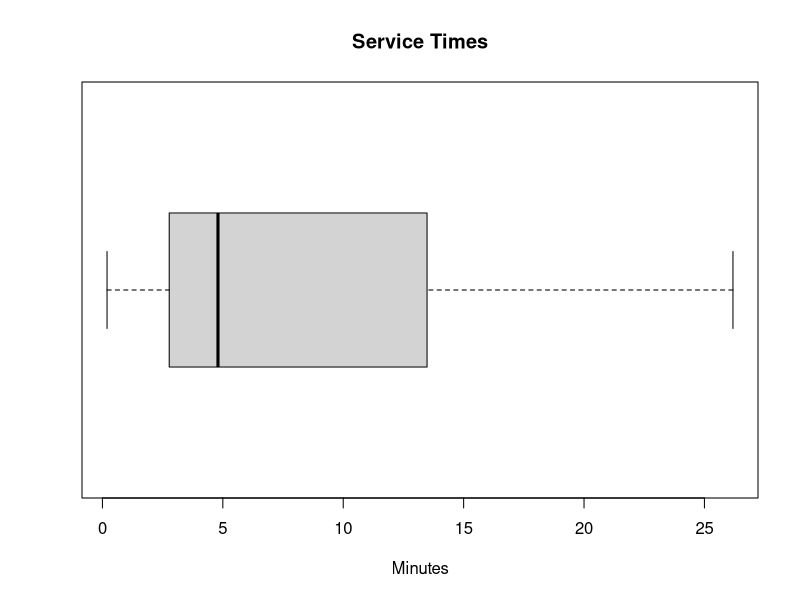
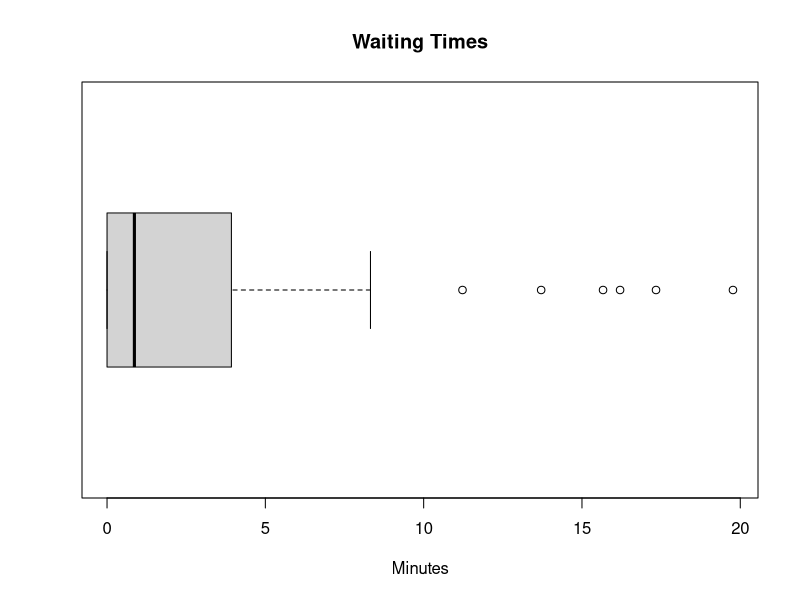
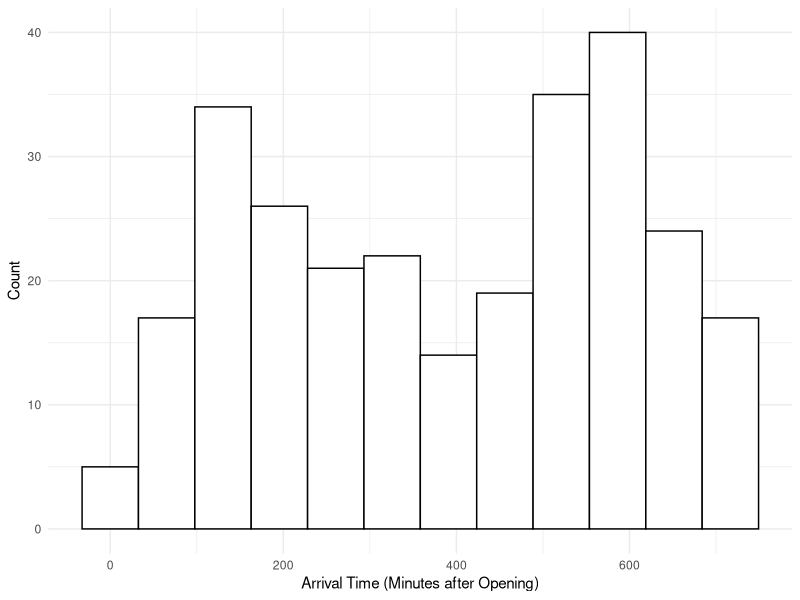
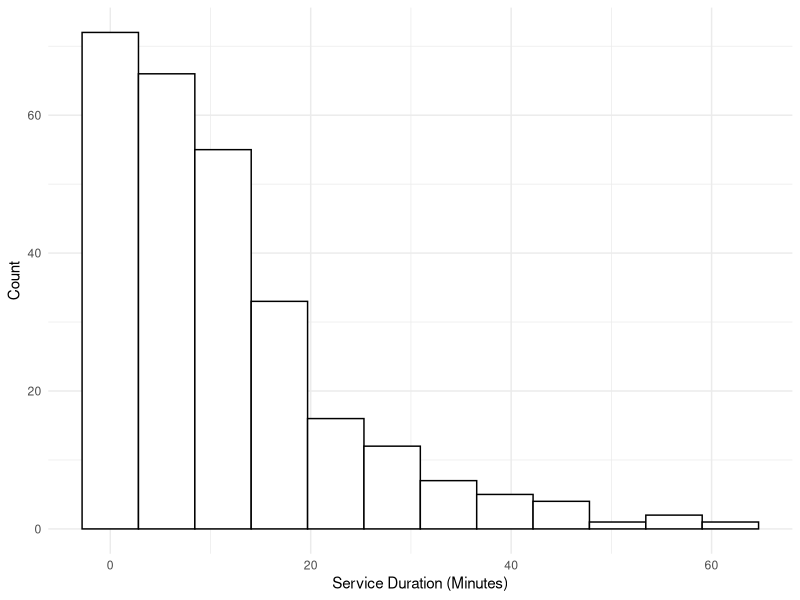
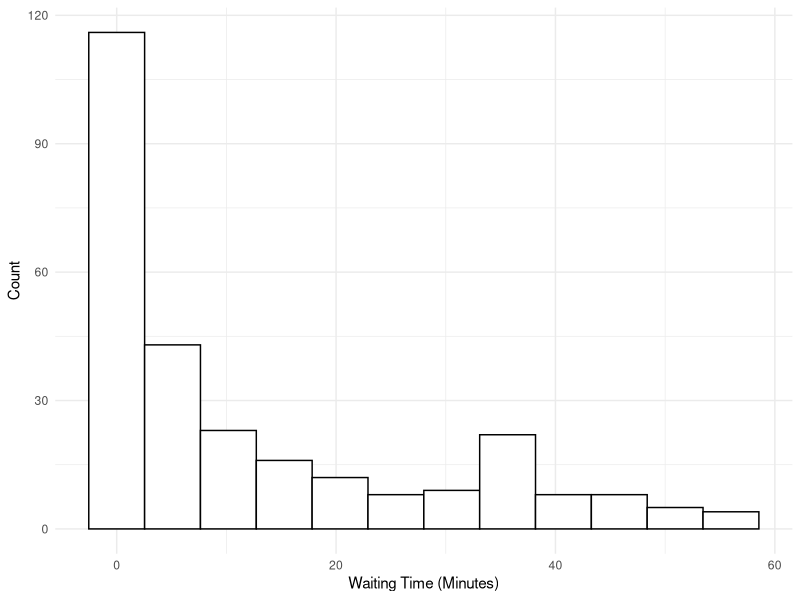
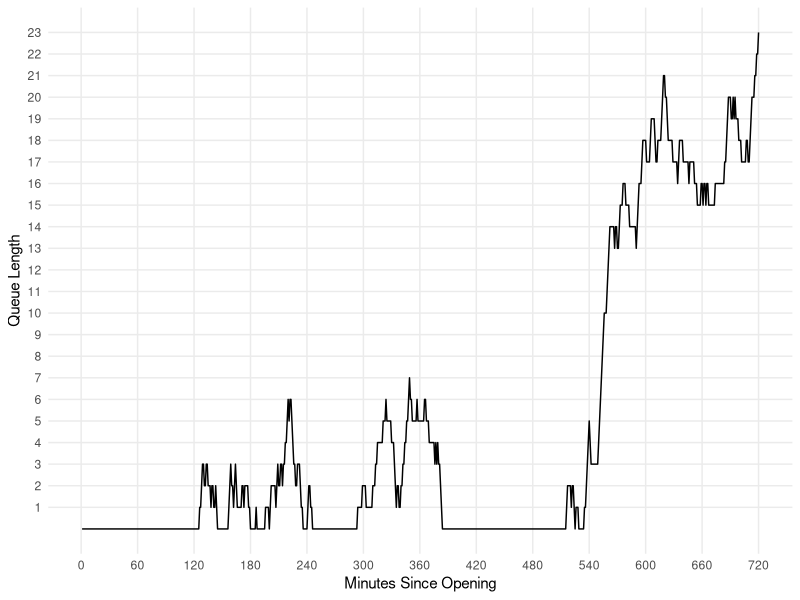
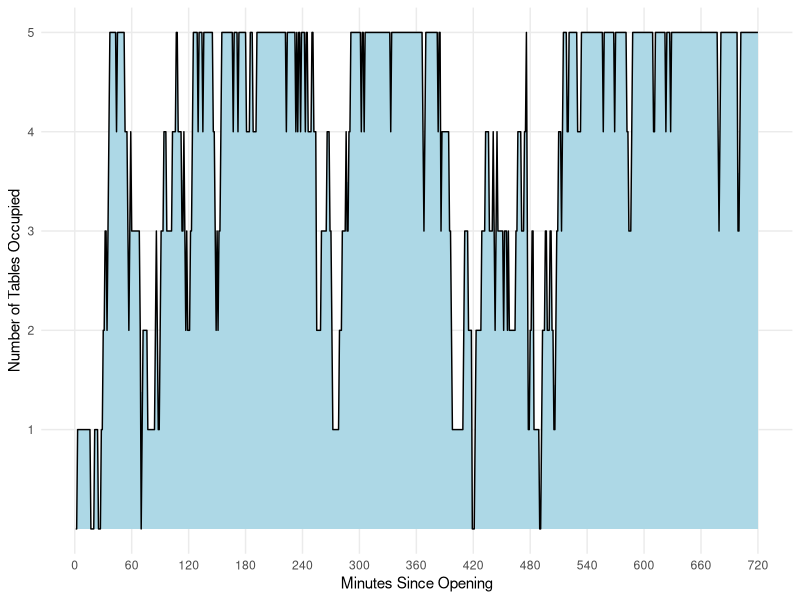

These charts were generated, in order, by the following R code:
## ---- chunk 1
library(tidyverse)

# simulating the arrival times of customers throughout the day

# Poisson process (lambda = 5)
# Tk= arrival time of the kth customer
# Wk= time between the k-1th customer arrival and the kth customer arrival where Wk ~ Pois(lambda)

# set parameter
lambdaA <- 5 # in units: customers per hour
opening_time <- hm("10:00")
closing_time <- hm("22:00")
hours <- hour(closing_time) - hour(opening_time) # operating hours: 10am to 10pm
total_time <- hours*60 # operating hours in minutes
lambdaA <- lambdaA/60 # customers per minute
# converting to minutes because our lambda is low, and we can can get greater precision in analyses this way

n <- ceiling(lambdaA*total_time) # max number of customers the store can have throughout the day

# generate W1,..,Wn (calculating the time between the arrival times of 2 customers)
W_sample <- rexp(n, rate= lambdaA)

# calculate T or the arrival times by summing together the Wi arrival times

T_sample <- numeric(n)

for(i in 1:n) {
  T_sample[i] <- sum(W_sample[1:i])
}

# all possible arrival times of customers throughout the day (X minutes after opening)

# however, the store is only open for 12 hours or 720 minutes so we must get rid of the values that fall outside of the range (go beyond 720)

arrival_times <- T_sample[T_sample <= total_time]

arrival_times

opening_time + minutes(floor(max(arrival_times)))

## ---- chunk 2
# given the output from above, simulate the serving times of customers before they leave

# notice that service time is modeled by exp(6)
lambdaS <- 6 # customers per hour
lambdaS <- lambdaS/60 # customers per minute 

# simulate customer's service time 
# n= only simulating the service time for those where T_sample <= total_time
service_times <- rexp(length(arrival_times), rate= lambdaS)

#these are the serving times for each arriving customer before they leave
service_times 

## ---- chunk 3
boxplot(service_times, horizontal= TRUE, main= "Service Times", xlab= "Minutes")
## ---- chunk 4

# determining waiting times

# for each observation (customer), calculate when the service begins and when it ends 
# serving ends = service begins + service time
# service begins: either when the customer walks in, or when the previous customer leaves (assumes there is a waiting time)

# compare this to the arrival time 
# if arrival time > time service ends then wait time = 0
# but if arrival time < service time ends then wait time = time service ends- arrival time 

# variable initialization
waiting_times <- numeric(length(arrival_times))  # generating times for each customer
service_start <- numeric(length(arrival_times)) 
service_end <- numeric(length(arrival_times))  
current_end <- numeric(0) # service end time for current customer (i)

# iterate over each customer
for (i in 1:length(arrival_times)) {

  # only includes observations where service time > arrival time => which means there is a wait time
  # gets rid of observations where service < arrival time => 0 wait time
  if (length(current_end) > 0) {
    current_end <- current_end[current_end > arrival_times[i]]
  }
  
 if (length(current_end) == 0) {
   # scenario 1: if there is no waiting time, service starts at the customer arrival
    service_start[i] <- arrival_times[i]
  } else {
    # scenario 2: if there is a waiting time, service starts at the end of the previous customer's end time
    service_start[i] <- min(current_end)
  }
  
  # update the service end time for current customer by adding when service starts and how long the service takes
  service_end[i] <- service_start[i] + service_times[i]
  
  # add this service end time to current end services
  current_end <- c(current_end , service_end[i])
  
  # update waiting time
  waiting_times[i] <- service_start[i] - arrival_times[i]
}


scen1_sim_results <- data.frame(
  customer = 1:length(arrival_times),
  arrival_time = arrival_times,
  service_length = service_times,
  service_start = service_start,
  service_end = service_end,
  waiting_time = waiting_times
)

print(head(scen1_sim_results, 15)) # printing first 15 customers

## ---- chunk 5
boxplot(waiting_times, horizontal= TRUE, main= "Waiting Times", xlab= "Minutes")
mean(waiting_times)
## ---- chunk 6
# first, we generate the arrival times similar in scenario 1
lambdaA <- 24 # per hour
opening_time <- hm("10:00")
closing_time <- hm("22:00")
hours <- hour(closing_time) - hour(opening_time)
total_time <- hours*60 # operating hours in minutes
lambdaA <- lambdaA/60 # per minute

n <- ceiling(lambdaA*total_time) # max number of customers
W_sample <- rexp(n, rate= lambdaA)
T_sample <- numeric(n)

for(i in 1:n) {
  T_sample[i] <- sum(W_sample[1:i])
}

arrival_times <- T_sample[T_sample <= total_time]

# next, we generate the service times similar to scenario 1
# make a function to do this
calc_service_times <- function(arrivals, chefs) {
  # Ensure rate is per unit time
  minute_rate = (3*chefs) / 60
  services = rexp(length(arrivals), rate = minute_rate)
  return(services) # in minutes
}
# if we only have one chef
service_times <- calc_service_times(arrivals = arrival_times, chefs = 2)
## ---- chunk 7

tables <- 5
arrival_times_temp <- arrival_times

# number of people in line each minute
queue_size_history <- numeric(total_time)

# number of tables occupied each minute
occupied_tables_history <- rep(0, total_time)

# timer to track remaining waiting time for each table in the restaurant
# each element is one table in the restaurant
# -1 means empty
# otherwise, number of remaining service minutes
tables_timer <- rep(-1, tables)

# the amount of minutes each customer of that day waited
waiting_times <- numeric(0)

# the arrival_times indices of the people currently in line
# in order to know how long their eventual service time will be
queue <- numeric(0)

# an internal counter separate from the time
customers_entered <- 0
for (i in 1:total_time) {
  occupied_tables_history[i+1] = occupied_tables_history[i]
  
  # update the waiting timer for all occupied tables
  tables_timer[tables_timer > 0] <- tables_timer[tables_timer > 0] - 1
  # update the number of available tables in the next minute
  # based on the number of tables who have finished timers
  occupied_tables_history[i+1] = occupied_tables_history[i+1] - sum(tables_timer == 0)
  # mark the finished tables as available tables for the next minute
  tables_timer[tables_timer == 0] <- tables_timer[tables_timer == 0] - 1
  
  # has the next customer arrived?
  if(length(arrival_times_temp) > 0){
    if(arrival_times_temp[1] < i) {
      # if so, add them to the back of the queue
      queue = c(queue, as.integer(customers_entered+1)) # add 1 for 1-indexing
      # remove the 1st element of arrival_times
      arrival_times_temp = arrival_times_temp[-1]
      # start the waiting timer for this customer by appending 0
      waiting_times = c(waiting_times, 0)
      
      customers_entered = customers_entered + 1
    }
  }
  # are any tables currently open and there is a person in line?
  if(occupied_tables_history[i+1] < tables & length(queue) > 0) {
    # if so, then seat the first person in line
    # at the first available table
    for (j in 1:tables) {
      if(tables_timer[j] == -1) {
        # queue[1] has the customer index of the first person in line
        tables_timer[j] = round(service_times[queue[1]])
        break
      }
    }
    # the next minute there will be one more occupied table
    occupied_tables_history[i+1] = occupied_tables_history[i+1] + 1
    # remove the first person in the queue
    queue = queue[-1]
  }
  # update the waiting time for each person in the queue
  for (customer_index in queue) {
    waiting_times[customer_index] = waiting_times[customer_index] + 1
  }
  # keep track of how long the line is at each minute
  queue_size_history[i] = length(queue)
}

occupied_tables_history <- occupied_tables_history[-1]

## ---- chunk 8

scen2_sim_results_by_customer <- data.frame(
  customer = 1:length(arrival_times),
  arrival_time = arrival_times,
  service_length = service_times,
  waiting_time = waiting_times
)

scen2_sim_results_by_customer |>
  ggplot(aes(x = arrival_time)) +
  geom_histogram(bins = 12, color = "black", fill = "white") +
  labs(
    x = "Arrival Time (Minutes after Opening)",
    y = "Count"
  ) +
  theme_minimal()

scen2_sim_results_by_customer |>
  ggplot(aes(x = service_length)) +
  geom_histogram(bins = 12, color = "black", fill = "white") +
  labs(
    x = "Service Duration (Minutes)",
    y = "Count"
  ) +
  theme_minimal()

scen2_sim_results_by_customer |>
  ggplot(aes(x = waiting_time)) +
  geom_histogram(bins = 12, color = "black", fill = "white") +
  labs(
    x = "Waiting Time (Minutes)",
    y = "Count"
  ) +
  theme_minimal()


scen2_sim_results_by_minute <- data.frame(
  minutes_since_opening = 1:total_time,
  time_of_day = I(lapply(1:total_time, function(i) opening_time + minutes(i))),
  queue_size = queue_size_history,
  occupied_tables = occupied_tables_history
)

scen2_sim_results_by_minute |>
  ggplot(aes(x = minutes_since_opening, y = queue_size)) +
  geom_line() +
  scale_y_continuous(breaks = seq(1, max(queue_size_history), by = 1)) +
  scale_x_continuous(breaks = seq(0, total_time, by = 60)) +
  labs(
    x = "Minutes Since Opening",
    y = "Queue Length"
  ) +
  theme_minimal() +
  theme(panel.grid.minor = element_blank())

scen2_sim_results_by_minute |>
  ggplot(aes(x = minutes_since_opening, y = occupied_tables)) +
  geom_area(fill = "lightblue") +
  geom_line() +
  scale_y_continuous(breaks = seq(1, tables, by = 1)) +
  scale_x_continuous(breaks = seq(0, total_time, by = 60)) +
  labs(
    x = "Minutes Since Opening",
    y = "Number of Tables Occupied"
  ) +
  theme_minimal() +
  theme(panel.grid.minor = element_blank())
